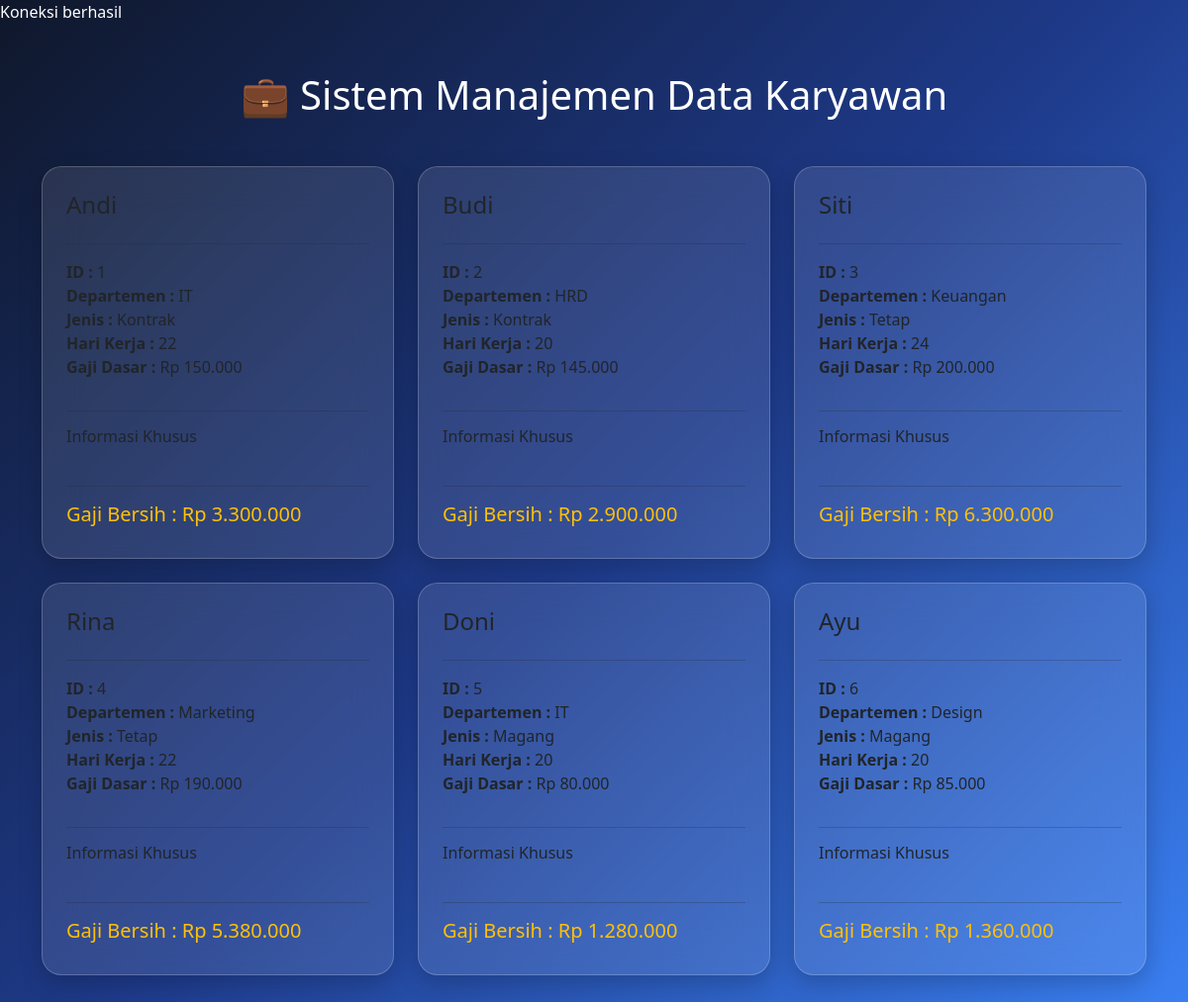
The page / on the database its author committed.
### tables this page shows
CREATE TABLE `tabel_karyawan` (
  `id_karyawan` int NOT NULL,
  `nama_karyawan` varchar(100) DEFAULT NULL,
  `departemen` varchar(100) DEFAULT NULL,
  `hari_kerja_masuk` int DEFAULT NULL,
  `gaji_dasar_per_hari` int DEFAULT NULL,
  `jenis_karyawan` enum('Kontrak','Tetap','Magang') DEFAULT NULL,
  `durasi_kontrak_bulan` int DEFAULT NULL,
  `agensi_penyalur` varchar(100) DEFAULT NULL,
  `tunjangan_kesehatan` int DEFAULT NULL,
  `opsi_saham_id` varchar(50) DEFAULT NULL,
  `uang_saku_bulanan` int DEFAULT NULL,
  `sertifikat_kampus_merdeka` varchar(100) DEFAULT NULL
);

### koneksi.php (called while the page is built, shortened)
<?php
class Koneksi
{
    public function __construct()
    {
        $this->conn = new mysqli(
            "localhost",
            "root",
            "",
            "db_uas_pbo_trpl1b_deaapriani"
        );
    }
}
?>

### Karyawan.php (called while the page is built, shortened)
<?php
abstract class Karyawan
{
    public function __construct($data)
    {
        $this->hariKerjaMasuk =
            $data['hari_kerja_masuk'];
        $this->gajiDasarPerHari =
            $data['gaji_dasar_per_hari'];
    }
}
?>

### KaryawanKontrak.php (called while the page is built, shortened)
<?php
require_once 'Karyawan.php';
class KaryawanKontrak extends Karyawan
{
    public function hitungGajiBersih()
    {
        return $this->hariKerjaMasuk
               * $this->gajiDasarPerHari;
    }
}
?>

### KaryawanTetap.php (called while the page is built, shortened)
<?php
require_once 'Karyawan.php';
class KaryawanTetap extends Karyawan
{
    protected $tunjanganKesehatan;
    public function __construct($data)
    {
        $this->tunjanganKesehatan =
            $data['tunjangan_kesehatan'];
    }
    public function hitungGajiBersih()
    {
        return ($this->hariKerjaMasuk
                * $this->gajiDasarPerHari)
                + $this->tunjanganKesehatan;
    }
}
?>

### KaryawanMagang.php (called while the page is built, shortened)
<?php
require_once 'Karyawan.php';
class KaryawanMagang extends Karyawan
{
    public function hitungGajiBersih()
    {
        return ($this->hariKerjaMasuk
                * $this->gajiDasarPerHari)
                * 0.80;
    }
}
?>

### index.php (the view, shortened to what this page needs)
<?php
require_once 'koneksi.php';
require_once 'Karyawan.php';
require_once 'KaryawanKontrak.php';
require_once 'KaryawanTetap.php';
require_once 'KaryawanMagang.php';
$db = new Koneksi();
$data = $db->conn->query(
    "SELECT * FROM tabel_karyawan"
);
?>
<!DOCTYPE html>
<html>
<head>
    <link
    href="https://cdn.jsdelivr.net/npm/bootstrap@5.3.3/dist/css/bootstrap.min.css"
    rel="stylesheet">
</head>
<body>
<div class="container py-5">
    <h1 class="text-center mb-5">
        💼 Sistem Manajemen Data Karyawan
    </h1>
    <div class="row">
<?php
while($row = $data->fetch_assoc())
{
    switch($row['jenis_karyawan'])
    {
        case 'Kontrak':
            $karyawan =
            new KaryawanKontrak($row);
            break;
        case 'Tetap':
            $karyawan =
            new KaryawanTetap($row);
            break;
        case 'Magang':
            $karyawan =
            new KaryawanMagang($row);
            break;
    }
?>
        <div class="col-md-4 mb-4">
            <div class="card glass p-4 h-100">
                <h4>
                    <?= $row['nama_karyawan']; ?>
                </h4>
                <hr>
                <p>
                    <b>ID :</b>
                    <?= $row['id_karyawan']; ?>
                    <br>
                    <b>Departemen :</b>
                    <?= $row['departemen']; ?>
                    <br>
                    <b>Jenis :</b>
                    <?= $row['jenis_karyawan']; ?>
                    <br>
                    <b>Hari Kerja :</b>
                    <?= $row['hari_kerja_masuk']; ?>
                    <br>
                    <b>Gaji Dasar :</b>
                    Rp
                    <?= number_format(
                        $row['gaji_dasar_per_hari'],
                        0,
                        ',',
                        '.'
                    ); ?>
                </p>
                <hr>
                <h6>
                    Informasi Khusus
                </h6>
                <hr>
                <h5 class="text-warning">
                    Gaji Bersih :
                    Rp
                    <?= number_format(
                        $karyawan
                        ->hitungGajiBersih(),
                        0,
                        ',',
                        '.'
                    ); ?>
                </h5>
            </div>
        </div>
<?php
}
?>
    </div>
</div>
</body>
</html>

### index.php (style rules this page uses)
body { background: linear-gradient( 135deg, #0f172a, #1e3a8a, #3b82f6 ); min-height:100vh; color:white; }
.card { border:none; border-radius:20px; }
.glass { background: rgba(255,255,255,0.1); backdrop-filter:blur(20px); border: 1px solid rgba(255,255,255,0.2); box-shadow: 0 8px 25px rgba(0,0,0,0.2); }

### rows shown on the page
tabel_karyawan: nama_karyawan "Andi", id_karyawan "1", departemen "IT", jenis_karyawan "Kontrak", hari_kerja_masuk "22", gaji_dasar_per_hari "150.000", hari_kerja_masuk+gaji_dasar_per_hari "3.300.000"
tabel_karyawan: nama_karyawan "Budi", id_karyawan "2", departemen "HRD", jenis_karyawan "Kontrak", hari_kerja_masuk "20", gaji_dasar_per_hari "145.000", hari_kerja_masuk+gaji_dasar_per_hari "2.900.000"
tabel_karyawan: nama_karyawan "Siti", id_karyawan "3", departemen "Keuangan", jenis_karyawan "Tetap", hari_kerja_masuk "24", gaji_dasar_per_hari "200.000", hari_kerja_masuk+gaji_dasar_per_hari+tunjangan_kesehatan "6.300.000"
tabel_karyawan: nama_karyawan "Rina", id_karyawan "4", departemen "Marketing", jenis_karyawan "Tetap", hari_kerja_masuk "22", gaji_dasar_per_hari "190.000", hari_kerja_masuk+gaji_dasar_per_hari+tunjangan_kesehatan "5.380.000"
tabel_karyawan: nama_karyawan "Doni", id_karyawan "5", departemen "IT", jenis_karyawan "Magang", hari_kerja_masuk "20", gaji_dasar_per_hari "80.000", hari_kerja_masuk+gaji_dasar_per_hari "1.280.000"
tabel_karyawan: nama_karyawan "Ayu", id_karyawan "6", departemen "Design", jenis_karyawan "Magang", hari_kerja_masuk "20", gaji_dasar_per_hari "85.000", hari_kerja_masuk+gaji_dasar_per_hari "1.360.000"
